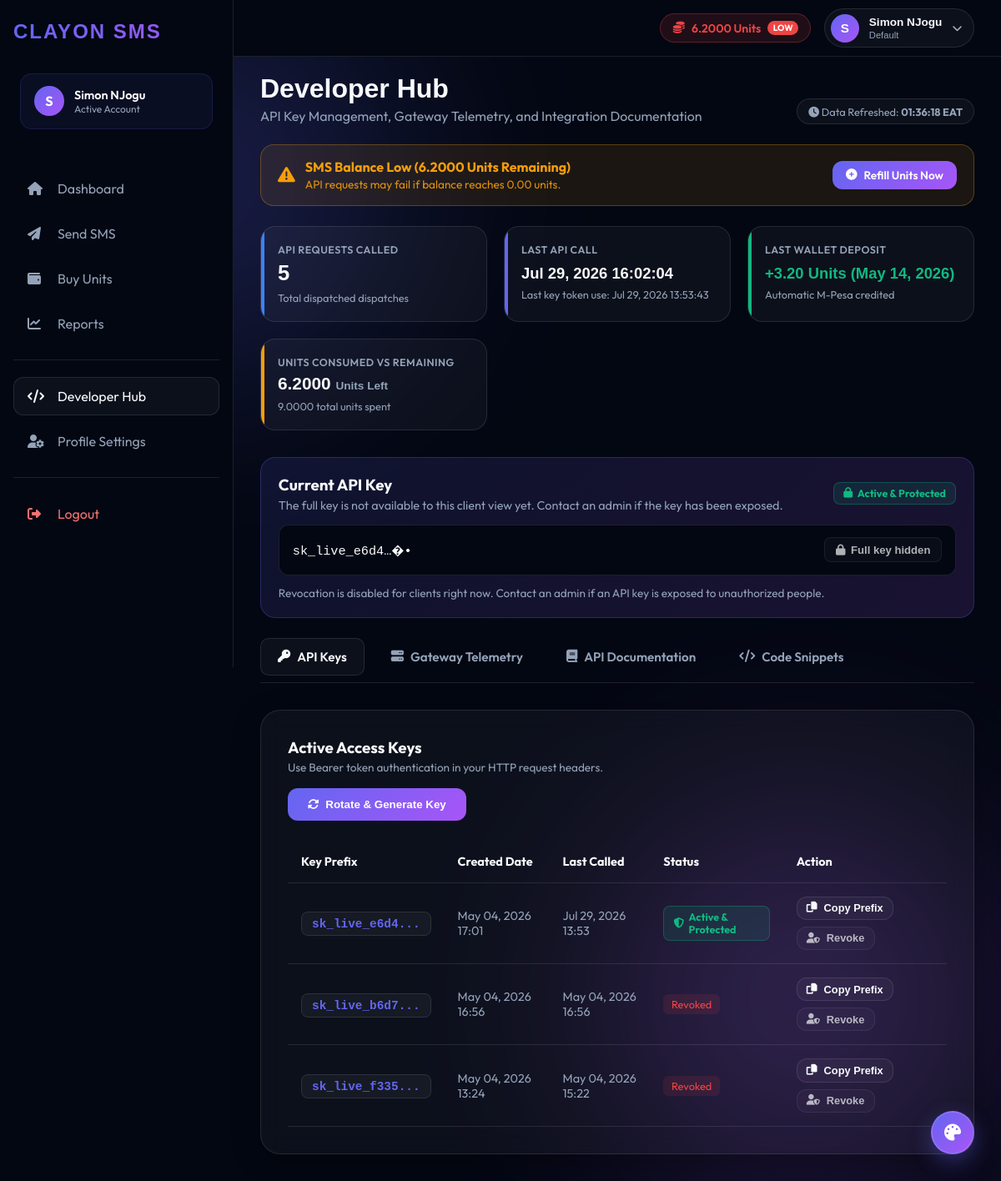
The app's page /developer.php (signed in) with its own data.
### tables this page shows
CREATE TABLE `clients` (
  `id` int(11) NOT NULL,
  `name` varchar(100) NOT NULL,
  `email` varchar(100) NOT NULL,
  `phone` varchar(20) NOT NULL,
  `password_hash` varchar(255) NOT NULL,
  `plan_id` int(11) DEFAULT NULL,
  `status` enum('active','suspended','pending') DEFAULT 'active',
  `created_at` timestamp NOT NULL DEFAULT current_timestamp()
);

CREATE TABLE `wallet_accounts` (
  `client_id` int(11) NOT NULL,
  `balance_units` decimal(15,4) DEFAULT 0.0000,
  `reserved_units` decimal(15,4) DEFAULT 0.0000,
  `updated_at` timestamp NOT NULL DEFAULT current_timestamp() ON UPDATE current_timestamp()
);

CREATE TABLE `pricing_plans` (
  `id` int(11) NOT NULL,
  `plan_name` varchar(50) NOT NULL,
  `provider_markup_type` enum('percentage','fixed') DEFAULT 'percentage',
  `markup_value` decimal(10,4) NOT NULL,
  `min_topup` decimal(10,2) DEFAULT 0.00,
  `status` enum('active','inactive') DEFAULT 'active',
  `created_at` timestamp NOT NULL DEFAULT current_timestamp()
);

CREATE TABLE `client_api_keys` (
  `id` int(11) NOT NULL,
  `client_id` int(11) NOT NULL,
  `key_hash` varchar(255) NOT NULL,
  `key_prefix` varchar(16) NOT NULL,
  `plain_api_key` varchar(255) DEFAULT NULL,
  `last_used_at` timestamp NULL DEFAULT NULL,
  `status` enum('active','revoked') DEFAULT 'active',
  `created_at` timestamp NOT NULL DEFAULT current_timestamp()
);

### developer.php (the view, shortened to what the rows shown need)
<?php
$db = getClayonDb();
$clientId = $_SESSION['CLAYON_CLIENT_ID'];
function maskApiKeyValue($key) {
    $value = trim((string)($key ?? ''));
    return substr($value, 0, 12) . '…' . substr($value, -4);
}
$stmt = $db->prepare("SELECT * FROM client_api_keys WHERE client_id = ? ORDER BY created_at DESC");
$stmt->execute([$clientId]);
$apiKeys = $stmt->fetchAll(PDO::FETCH_ASSOC);
$activeApiKey = null;
foreach ($apiKeys as $key) {
    if (($key['status'] ?? '') === 'active') {
        $activeApiKey = $key;
        break;
    }
}
$newKey = null;
$rawCurrentApiKey = null;
if ($newKey) {
    $rawCurrentApiKey = $newKey;
    $currentApiKeyText = maskApiKeyValue($newKey);
    $currentApiKeyHint = 'Keep this key secret. Share it only with trusted systems and rotate it immediately if it is exposed.';
    $currentApiKeyCopyable = true;
} elseif ($activeApiKey && !empty($activeApiKey['plain_api_key'])) {
    $rawCurrentApiKey = $activeApiKey['plain_api_key'];
    $currentApiKeyText = maskApiKeyValue($activeApiKey['plain_api_key']);
    $currentApiKeyHint = 'This key is masked here for safety, but you can copy the full key when needed. Keep it secret.';
    $currentApiKeyCopyable = true;
} elseif ($activeApiKey) {
    $currentApiKeyText = maskApiKeyValue(($activeApiKey['key_prefix'] ?? 'sk_live_') . '••••');
    $currentApiKeyHint = 'The full key is not available to this client view yet. Contact an admin if the key has been exposed.';
    $currentApiKeyCopyable = false;
} else {
    $currentApiKeyText = 'No active API key available';
    $currentApiKeyHint = 'No active API key is registered for this client yet.';
    $currentApiKeyCopyable = false;
}
$stmt = $db->prepare("SELECT balance_units FROM wallet_accounts WHERE client_id = ? LIMIT 1");
$stmt->execute([$clientId]);
$remainingUnits = (float)($stmt->fetchColumn() ?: 0.0000);
$stmt = $db->prepare("
    SELECT
        COUNT(*) AS total_requests,
        COALESCE(SUM(estimated_cost), 0) AS total_units_consumed,
        MAX(created_at) AS last_called_at
    FROM sms_requests
    WHERE client_id = ?
");
$stmt->execute([$clientId]);
$usageRow = $stmt->fetch(PDO::FETCH_ASSOC);
$totalUnitsConsumed = (float)($usageRow['total_units_consumed'] ?? 0);
?>
<!DOCTYPE html>
<html lang="en">
<head>
    <link href="https://api.fontshare.com/v2/css?f[]=clash-display@500,600,700&display=swap" rel="stylesheet">
    <link rel="stylesheet" href="https://cdnjs.cloudflare.com/ajax/libs/font-awesome/6.4.0/css/all.min.css">
    <link rel="stylesheet" href="assets/css/style.css">
</head>
<body>
    <?php include 'includes/header.php'; ?>
    <main class="main-content" style="display:block; visibility:visible; opacity:1;">
        <div class="main-content-body-shell">
        <header style="margin-bottom: 1.5rem; display: flex; justify-content: space-between; align-items: flex-end; flex-wrap: wrap; gap: 1rem;">
            <div>
                <h1 style="font-family: var(--font-display); font-size: 2rem; color: var(--text-primary); margin: 0;">Developer Hub</h1>
            </div>
        </header>
        <?php if ($remainingUnits < 10): ?>
            <div style="background: rgba(245, 158, 11, 0.1); border: 1px solid rgba(245, 158, 11, 0.3); color: var(--accent-warning); padding: 1rem 1.25rem; border-radius: 16px; margin-bottom: 1.5rem; display: flex; justify-content: space-between; align-items: center; flex-wrap: wrap; gap: 1rem;">
                <div style="display: flex; align-items: center; gap: 0.75rem;">
                    <i class="fas fa-exclamation-triangle" style="font-size: 1.3rem;"></i>
                    <div>
                        <strong style="display: block;">SMS Balance Low (<?php echo number_format($remainingUnits, 4); ?> Units Remaining)</strong>
                        <span style="font-size: 0.85rem; opacity: 0.9;">API requests may fail if balance reaches 0.00 units.</span>
                    </div>
                </div>
                <a href="buy.php" class="btn-primary" style="font-size: 0.85rem; padding: 0.5rem 1rem;">
                    <i class="fas fa-plus-circle"></i> Refill Units Now
                </a>
            </div>
        <?php endif; ?>
        <div class="telemetry-grid">
            <div class="telemetry-card warning">
                <span class="t-label">Units Consumed vs Remaining</span>
                <span class="t-value" style="font-size: 1.3rem;"><?php echo number_format($remainingUnits, 4); ?> <span style="font-size: 0.85rem; color: var(--text-muted);">Units Left</span></span>
                <span class="t-sub"><?php echo number_format($totalUnitsConsumed, 4); ?> total units spent</span>
            </div>
        </div>
        <div class="api-key-card">
            <div class="api-key-card-header">
                <div>
                    <h3 style="margin: 0; color: var(--text-primary);">Current API Key</h3>
                    <p style="margin: 0.25rem 0 0; color: var(--text-muted); font-size: 0.9rem;"><?php echo htmlspecialchars($currentApiKeyHint); ?></p>
                </div>
            </div>
            <div class="api-key-display">
                <code id="current-api-key-display"><?php echo htmlspecialchars($currentApiKeyText); ?></code>
                <?php if ($currentApiKeyCopyable && !empty($rawCurrentApiKey)): ?>
                    <button class="copy-btn" style="position: static;" type="button" data-raw="<?php echo htmlspecialchars($rawCurrentApiKey, ENT_QUOTES); ?>" onclick="copyTextToClipboard(this.getAttribute('data-raw'), 'API key copied to clipboard')">
                        <i class="fas fa-copy"></i> Copy Full Key
                    </button>
                <?php else: ?>
                    <button class="copy-btn" style="position: static;" disabled>
                        <i class="fas fa-lock"></i> Full key hidden
                    </button>
                <?php endif; ?>
            </div>
        </div>
        <div id="keys-tab" class="tab-content active">
            <div class="glass-card">
                <div style="overflow-x: auto;">
                    <table style="width: 100%; border-collapse: collapse; color: var(--text-muted); font-size: 0.9rem;">
                        <thead>
                            <tr style="border-bottom: 1px solid var(--border-light); text-align: left;">
                                <th style="padding: 1rem; color: var(--text-primary);">Key Prefix</th>
                                <th style="padding: 1rem; color: var(--text-primary);">Created Date</th>
                                <th style="padding: 1rem; color: var(--text-primary);">Last Called</th>
                                <th style="padding: 1rem; color: var(--text-primary);">Status</th>
                                <th style="padding: 1rem; color: var(--text-primary);">Action</th>
                            </tr>
                        </thead>
                        <tbody>
                            <?php if (empty($apiKeys)): ?>
                                <tr>
                                    <td colspan="5" style="padding: 3rem; text-align: center; color: var(--text-muted);">No active API keys found. Click rotate to generate your first key.</td>
                                </tr>
                            <?php else: ?>
                                <?php foreach ($apiKeys as $key): ?>
                                    <tr style="border-bottom: 1px solid var(--border-light);">
                                        <td style="padding: 1rem;">
                                            <code style="background: var(--card-bg); border: 1px solid var(--border-light); padding: 0.35rem 0.75rem; border-radius: 8px; color: var(--primary); font-weight: 600;">
                                                <?php echo htmlspecialchars($key['key_prefix']); ?>...
                                            </code>
                                        </td>
                                        <td style="padding: 1rem;"><?php echo date('M d, Y H:i', strtotime($key['created_at'])); ?></td>
                                        <td style="padding: 1rem;"><?php echo $key['last_used_at'] ? date('M d, Y H:i', strtotime($key['last_used_at'])) : 'Never'; ?></td>
                                        <td style="padding: 1rem;">
                                            <?php if ($key['status'] === 'active'): ?>
                                                <span class="badge-active-protected">
                                                    <i class="fas fa-shield-alt"></i> Active & Protected
                                                </span>
                                            <?php else: ?>
                                                <span style="padding: 0.25rem 0.6rem; border-radius: 6px; font-size: 0.8rem; background: rgba(239,68,68,0.1); color: var(--accent-error);">Revoked</span>
                                            <?php endif; ?>
                                        </td>
                                        <td style="padding: 1rem;">
                                            <div style="display: flex; gap: 0.5rem; flex-wrap: wrap;">
                                                <button class="btn-secondary" style="font-size: 0.8rem; padding: 0.35rem 0.7rem;" type="button" onclick="copyTextToClipboard('<?php echo htmlspecialchars($key['key_prefix']); ?>...', 'Copied key prefix to clipboard')">
                                                    <i class="fas fa-copy"></i> Copy Prefix
                                                </button>
                                                <button class="btn-secondary" style="font-size: 0.8rem; padding: 0.35rem 0.7rem; opacity: 0.7; cursor: not-allowed;" type="button" disabled title="Revocation is admin-only and is disabled for clients right now.">
                                                    <i class="fas fa-user-shield"></i> Revoke
                                                </button>
                                            </div>
                                        </td>
                                    </tr>
                                <?php endforeach; ?>
                            <?php endif; ?>
                        </tbody>
                    </table>
                </div>
            </div>
        </div>
        </div>
    </main>
</body>
</html>

### includes/header.php (shortened to what the rows shown need)
<?php
$headerClientId = $_SESSION['CLAYON_CLIENT_ID'] ?? null;
$headerClientName = $_SESSION['CLAYON_CLIENT_NAME'] ?? 'Guest';
$headerUnits = 0.0000;
$headerPlanName = 'Default Plan';
if ($headerClientId) {
    try {
        $headerDb = getClayonDb();
        $hStmt = $headerDb->prepare("
            SELECT c.*, p.plan_name, w.balance_units
            FROM clients c
            LEFT JOIN pricing_plans p ON c.plan_id = p.id
            LEFT JOIN wallet_accounts w ON c.id = w.client_id
            WHERE c.id = ? LIMIT 1
        ");
        $hStmt->execute([$headerClientId]);
        $hClient = $hStmt->fetch(PDO::FETCH_ASSOC);
        if ($hClient) {
            $headerUnits = (float)($hClient['balance_units'] ?? 0);
            $headerPlanName = $hClient['plan_name'] ?? 'Default Plan';
        }
    } catch (Exception $e) {
        error_log("Header DB Error: " . $e->getMessage());
    }
}
?>
<header class="saas-top-header">
    <div class="header-right">
        <a href="buy.php" class="header-units-badge <?php echo $headerUnits < 10 ? 'low-balance' : ''; ?>" title="Click to Refill Units">
            <i class="fas fa-coins"></i>
            <span><?php echo number_format($headerUnits, 4); ?> Units</span>
            <?php if ($headerUnits < 10): ?>
                <span class="low-tag">Low</span>
            <?php endif; ?>
        </a>
        <button class="header-profile-btn" onclick="openProfileModal()" title="View Account Profile">
            <div class="profile-info-text">
                <span class="profile-name"><?php echo htmlspecialchars($headerClientName); ?></span>
                <span class="profile-plan"><?php echo htmlspecialchars($headerPlanName); ?></span>
            </div>
        </button>
    </div>
</header>

### records on screen
clients: wallet_accounts.balance_units "6.2000", pricing_plans.plan_name "Default"
wallet_accounts: balance_units "6.2000"
client_api_keys: plain_api_key "The full key is not available to this client view yet. Contact an admin if the key has been exposed.", key_prefix "sk_live_e6d4…�•", key_prefix "sk_live_e6d4", created_at "May 04, 2026 17:01", last_used_at "Jul 29, 2026 13:53", status "active" (drawn)
client_api_keys: key_prefix "sk_live_b6d7", created_at "May 04, 2026 16:56", last_used_at "May 04, 2026 16:56", status "Revoked"
client_api_keys: key_prefix "sk_live_f335", created_at "May 04, 2026 13:24", last_used_at "May 04, 2026 15:22", status "Revoked"

### other values on screen
$headerInitial "S"
$headerClientName "Simon NJogu"
$sessionInitial "S"
$sessionName "Simon NJogu"
$totalApiRequests "5"
$lastCalledAt "Jul 29, 2026 16:02:04"
$lastKeyUsedText "Jul 29, 2026 13:53:43"
$lastCreditedText "+3.20 Units (May 14, 2026)"
$totalUnitsConsumed "9.0000"
